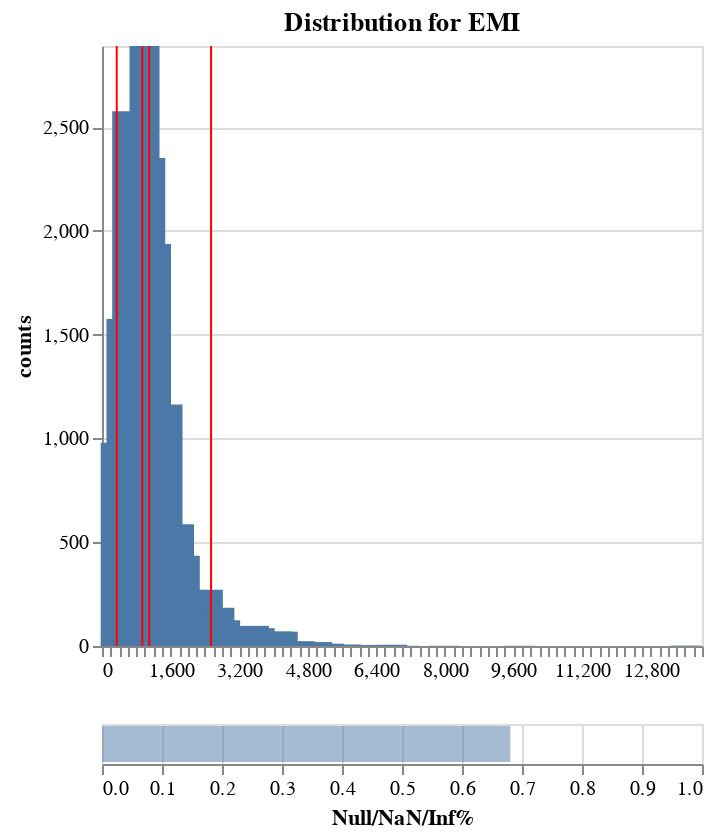

Notebook source saved alongside this figure:
### Code cell
# Plot a single feature's distribution, together with useful stats
df_bins, plot = dia.plot_dist(
    "EMI", 
    n_bins=100, 
    density=False, 
)
plot

### Figure 1 — Vega specification as saved in the notebook (floating-point values rounded to 4 significant figures)
{"$schema": "https://vega.github.io/schema/vega/v5.json", "data": [{"name": "source_0", "values": [{"counts": 979, "counts_end": 979.0, "counts_start": 0.0, "cuts": 319.6}, {"counts": 1576, "counts_end": 1576.0, "counts_start": 0.0, "cuts": 454.0}, {"counts": 2577, "counts_end": 2577.0, "counts_start": 0.0, "cuts": 588.3}, {"counts": 1707, "counts_end": 1707.0, "counts_start": 0.0, "cuts": 722.7}, {"counts": 2437, "counts_end": 2437.0, "counts_start": 0.0, "cuts": 857.1}, {"counts": 2891, "counts_end": 2891.0, "counts_start": 0.0, "cuts": 991.5}, {"counts": 2351, "counts_end": 2351.0, "counts_start": 0.0, "cuts": 1126.0}, {"counts": 1937, "counts_end": 1937.0, "counts_start": 0.0, "cuts": 1260.0}, {"counts": 987, "counts_end": 987.0, "counts_start": 0.0, "cuts": 1395.0}, {"counts": 1164, "counts_end": 1164.0, "counts_start": 0.0, "cuts": 1529.0}, {"counts": 466, "counts_end": 466.0, "counts_start": 0.0, "cuts": 1663.0}, {"counts": 587, "counts_end": 587.0, "counts_start": 0.0, "cuts": 1798.0}, {"counts": 435, "counts_end": 435.0, "counts_start": 0.0, "cuts": 1932.0}, {"counts": 260, "counts_end": 260.0, "counts_start": 0.0, "cuts": 2067.0}, {"counts": 189, "counts_end": 189.0, "counts_start": 0.0, "cuts": 2201.0}, {"counts": 246, "counts_end": 246.0, "counts_start": 0.0, "cuts": 2335.0}, {"counts": 271, "counts_end": 271.0, "counts_start": 0.0, "cuts": 2470.0}, {"counts": 147, "counts_end": 147.0, "counts_start": 0.0, "cuts": 2604.0}, {"counts": 184, "counts_end": 184.0, "counts_start": 0.0, "cuts": 2738.0}, {"counts": 124, "counts_end": 124.0, "counts_start": 0.0, "cuts": 2873.0}, {"counts": 64, "counts_end": 64.0, "counts_start": 0.0, "cuts": 3007.0}, {"counts": 29, "counts_end": 29.0, "counts_start": 0.0, "cuts": 3142.0}, {"counts": 93, "counts_end": 93.0, "counts_start": 0.0, "cuts": 3276.0}, {"counts": 57, "counts_end": 57.0, "counts_start": 0.0, "cuts": 3410.0}, {"counts": 97, "counts_end": 97.0, "counts_start": 0.0, "cuts": 3545.0}, {"counts": 86, "counts_end": 86.0, "counts_start": 0.0, "cuts": 3679.0}, {"counts": 28, "counts_end": 28.0, "counts_start": 0.0, "cuts": 3813.0}, {"counts": 15, "counts_end": 15.0, "counts_start": 0.0, "cuts": 3948.0}, {"counts": 70, "counts_end": 70.0, "counts_start": 0.0, "cuts": 4082.0}, {"counts": 69, "counts_end": 69.0, "counts_start": 0.0, "cuts": 4217.0}, {"counts": 21, "counts_end": 21.0, "counts_start": 0.0, "cuts": 4351.0}, {"counts": 11, "counts_end": 11.0, "counts_start": 0.0, "cuts": 4485.0}, {"counts": 23, "counts_end": 23.0, "counts_start": 0.0, "cuts": 4620.0}, {"counts": 10, "counts_end": 10.0, "counts_start": 0.0, "cuts": 4754.0}, {"counts": 11, "counts_end": 11.0, "counts_start": 0.0, "cuts": 4888.0}, {"counts": 19, "counts_end": 19.0, "counts_start": 0.0, "cuts": 5023.0}, {"counts": 9, "counts_end": 9.0, "counts_start": 0.0, "cuts": 5157.0}, {"counts": 11, "counts_end": 11.0, "counts_start": 0.0, "cuts": 5292.0}, {"counts": 1, "counts_end": 1.0, "counts_start": 0.0, "cuts": 5426.0}, {"counts": 5, "counts_end": 5.0, "counts_start": 0.0, "cuts": 5560.0}, {"counts": 7, "counts_end": 7.0, "counts_start": 0.0, "cuts": 5695.0}, {"counts": 1, "counts_end": 1.0, "counts_start": 0.0, "cuts": 5829.0}, {"counts": 2, "counts_end": 2.0, "counts_start": 0.0, "cuts": 5964.0}, {"counts": 5, "counts_end": 5.0, "counts_start": 0.0, "cuts": 6098.0}, {"counts": 3, "counts_end": 3.0, "counts_start": 0.0, "cuts": 6367.0}, {"counts": 1, "counts_end": 1.0, "counts_start": 0.0, "cuts": 6501.0}, {"counts": 2, "counts_end": 2.0, "counts_start": 0.0, "cuts": 6635.0}, {"counts": 6, "counts_end": 6.0, "counts_start": 0.0, "cuts": 6770.0}, {"counts": 1, "counts_end": 1.0, "counts_start": 0.0, "cuts": 7039.0}, {"counts": 1, "counts_end": 1.0, "counts_start": 0.0, "cuts": 7979.0}, {"counts": 1, "counts_end": 1.0, "counts_start": 0.0, "cuts": 9726.0}, {"counts": 2, "counts_end": 2.0, "counts_start": 0.0, "cuts": 13620.0}]}, {"name": "source_1", "values": [{"names": "p5", "stats": 344.0}, {"names": "p50", "stats": 941.0}, {"names": "avg", "stats": 1101.0}, {"names": "p95", "stats": 2545.0}]}, {"name": "source_2", "values": [{"Null/NaN/Inf%": 0.6805, "Null/NaN/Inf%_end": 0.6805, "Null/NaN/Inf%_start": 0.0}]}], "signals": [{"name": "concat_0_height", "value": 300}, {"name": "concat_1_height", "value": 20}], "marks": [{"type": "group", "name": "concat_0_group", "encode": {"update": {"height": {"signal": "concat_0_height"}, "width": {"signal": "width"}}}, "marks": [{"type": "rect", "name": "concat_0_layer_0_marks", "from": {"data": "source_0"}, "encode": {"update": {"tooltip": {"signal": "{\"CutValue\": format(datum[\"cuts\"], \"\"), \"counts\": format(datum[\"counts\"], \"\")}"}, "xc": {"field": "cuts", "scale": "concat_0_x"}, "width": {"value": 15}, "y2": {"field": "counts_start", "scale": "concat_0_y"}, "y": {"field": "counts_end", "scale": "concat_0_y"}, "fill": {"value": "#4c78a8"}}}, "style": ["bar"]}, {"type": "rule", "name": "concat_0_layer_1_marks", "from": {"data": "source_1"}, "encode": {"update": {"stroke": {"value": "red"}, "y": {"value": 0}, "x": {"field": "stats", "scale": "concat_0_x"}, "tooltip": {"signal": "{\"Stats\": isValid(datum[\"names\"]) ? datum[\"names\"] : \"\"+datum[\"names\"], \"Value\": format(datum[\"stats\"], \"\")}"}, "y2": {"field": {"signal": null, "datum": null, "group": "height", "parent": null}}}}, "style": ["rule"]}], "axes": [{"scale": "concat_0_y", "orient": "left", "domain": false, "zindex": 0, "gridScale": "concat_0_x", "minExtent": 0, "tickCount": {"signal": "ceil(concat_0_height/40)"}, "maxExtent": 0, "labels": false, "ticks": false, "aria": false, "grid": true}, {"scale": "concat_0_x", "orient": "bottom", "zindex": 0, "tickCount": 50, "labelFlush": true, "grid": false, "labelOverlap": true}, {"scale": "concat_0_y", "zindex": 0, "labelOverlap": true, "orient": "left", "tickCount": {"signal": "ceil(concat_0_height/40)"}, "title": "counts", "grid": false}], "title": {"text": "Distribution for EMI", "frame": "group"}, "style": "cell"}, {"type": "group", "name": "concat_1_group", "encode": {"update": {"height": {"signal": "concat_1_height"}, "width": {"signal": "width"}}}, "signals": [{"name": "height", "update": "concat_1_height"}], "marks": [{"type": "rect", "name": "concat_1_marks", "from": {"data": "source_2"}, "encode": {"update": {"opacity": {"value": 0.5}, "yc": {"signal": "concat_1_height", "mult": 0.5}, "height": {"signal": "0.9 * height"}, "fill": {"value": "#4c78a8"}, "x": {"field": "Null/NaN/Inf%_end", "scale": "concat_1_x"}, "tooltip": {"signal": "{\"Null/NaN/Inf%\": format(datum[\"Null/NaN/Inf%\"], \"\")}"}, "x2": {"field": "Null/NaN/Inf%_start", "scale": "concat_1_x"}}}, "style": ["bar"]}], "axes": [{"scale": "concat_1_x", "ticks": false, "grid": true, "tickCount": {"signal": "ceil(width/40)"}, "labels": false, "zindex": 0, "aria": false, "domain": false, "minExtent": 0, "maxExtent": 0, "orient": "bottom"}, {"scale": "concat_1_x", "labelOverlap": true, "labelFlush": true, "orient": "bottom", "zindex": 0, "title": "Null/NaN/Inf%", "grid": false, "tickCount": {"signal": "ceil(width/40)"}}], "style": "cell"}], "scales": [{"name": "concat_0_x", "type": "linear", "domain": {"fields": [{"data": "source_0", "field": "cuts"}, {"data": "source_1", "field": "stats"}]}, "range": [0, {"signal": "width"}], "padding": 5, "zero": false, "nice": true}, {"name": "concat_0_y", "type": "linear", "domain": {"data": "source_0", "fields": ["counts_start", "counts_end"]}, "range": [{"signal": "concat_0_height"}, 0], "domainMin": 0, "zero": true}, {"name": "concat_1_x", "type": "linear", "domain": [0, 1], "range": [0, {"signal": "width"}], "zero": true}], "padding": 5, "width": 300, "background": "white", "layout": {"padding": 20, "columns": 1, "bounds": "full", "align": "each"}}
